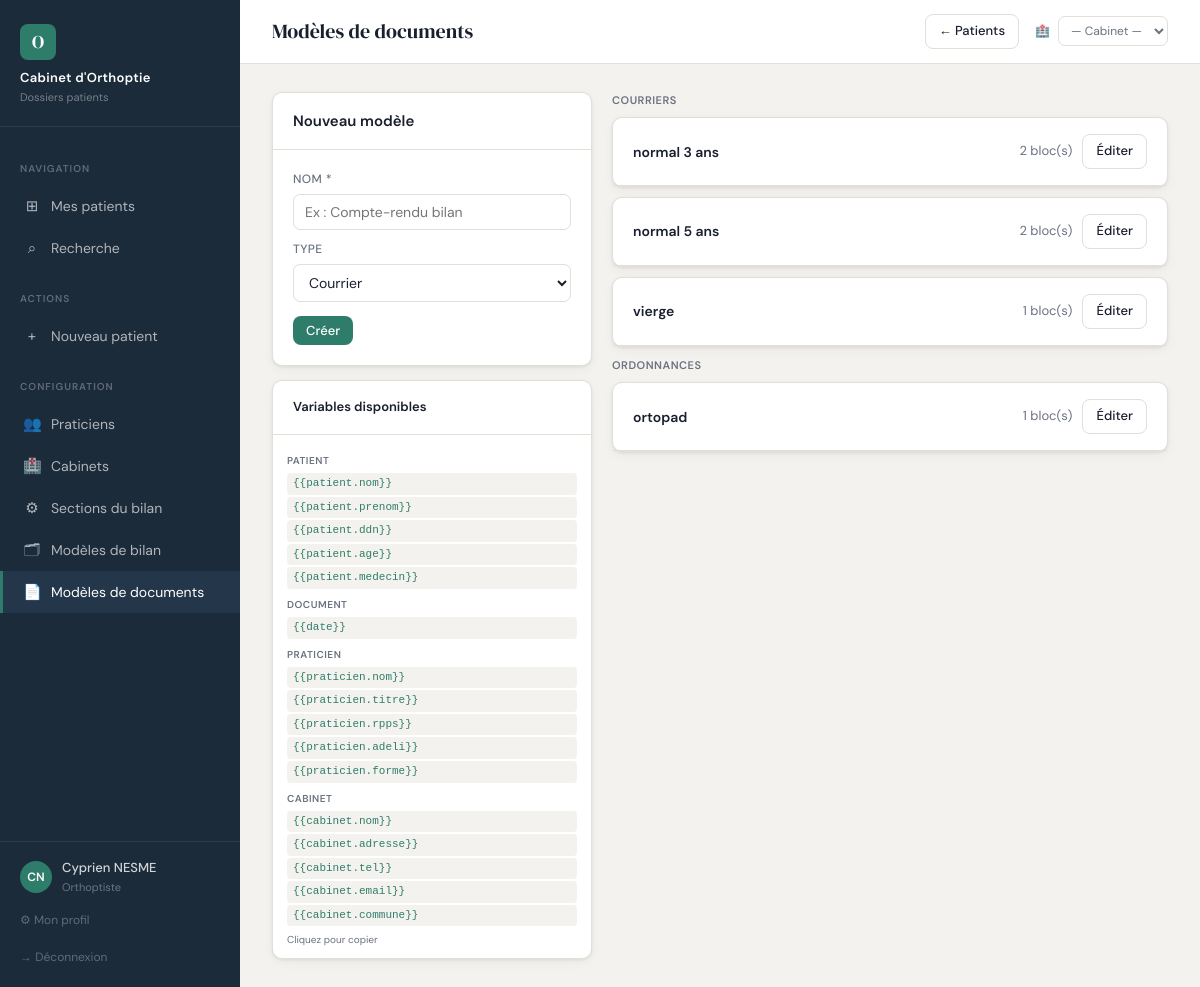
/admin/document-modeles (signed in), run on the app's committed database.
### app.py (models this page shows, shortened)
class Praticien(UserMixin, db.Model):
    __tablename__ = 'praticien'
    id            = db.Column(db.Integer, primary_key=True)
    nom           = db.Column(db.String(100), nullable=False)
    prenom        = db.Column(db.String(100), nullable=False)
    titre         = db.Column(db.String(50), default='Orthoptiste')
    email         = db.Column(db.String(200), unique=True)
    login         = db.Column(db.String(100), unique=True, nullable=False)
    password_hash = db.Column(db.String(200))
    rpps          = db.Column(db.String(11))   # N° RPPS national fixe
    couleur       = db.Column(db.String(7), default='#2E7D6B')  # couleur hex
    actif         = db.Column(db.Boolean, default=True)
    role          = db.Column(db.String(20), default='praticien')  # 'admin' ou 'praticien'
    created_at    = db.Column(db.DateTime, default=datetime.utcnow)
    @property
    def is_admin(self):
        return self.role == 'admin'

class DocumentModele(db.Model):
    __tablename__ = 'document_modele'
    id      = db.Column(db.Integer, primary_key=True)
    nom     = db.Column(db.String(100), nullable=False)
    type    = db.Column(db.String(20), nullable=False)
    actif   = db.Column(db.Boolean, default=True)
    created_at = db.Column(db.DateTime, default=datetime.utcnow)
    blocs   = db.relationship('DocumentBloc', backref='modele',
                               order_by='DocumentBloc.ordre',
                               cascade='all, delete-orphan')

### app.py (the view)
@app.route('/admin/document-modeles')
@login_required
@admin_required
def admin_document_modeles():
    modeles = DocumentModele.query.order_by(DocumentModele.type, DocumentModele.nom).all()
    sections, ordre = get_sections()
    return render_template('admin/document_modeles.html',
                           modeles=modeles, sections_dispo=sections, sections_ordre=ordre)

### app.py (called while the page is built)
def admin_required(f):
    from functools import wraps
    @wraps(f)
    def decorated(*args, **kwargs):
        if not current_user.is_authenticated or not current_user.is_admin:
            flash('Accès réservé aux administrateurs.', 'danger')
            return redirect(url_for('index'))
        return f(*args, **kwargs)
    return decorated

def get_current_cabinet():
    cab_id = session.get('cabinet_id')
    if cab_id:
        return Cabinet.query.get(cab_id)
    return None

def get_cabinets_praticien():
    if not current_user.is_authenticated:
        return []
    pcs = PraticienCabinet.query.filter_by(
        praticien_id=current_user.id).join(Cabinet).filter(Cabinet.actif==True).all()
    return [pc.cabinet for pc in pcs]

def get_sections():
    secs = SectionDef.query.filter_by(actif=True).order_by(SectionDef.ordre).all()
    return {s.type_key: s.to_dict() for s in secs}, [s.type_key for s in secs]

@login_manager.user_loader
def load_user(user_id): return Praticien.query.get(int(user_id))

@app.context_processor
def inject_cabinet():
    if current_user.is_authenticated:
        return {
            'cabinet_courant': get_current_cabinet(),
            'cabinets_dispo':  get_cabinets_praticien(),
        }
    return {'cabinet_courant': None, 'cabinets_dispo': []}

    def to_dict(self):
        return {'label': self.label,
                'obs_defaut': self.obs_defaut or '',
                'avec_observations': self.avec_observations if self.avec_observations is not None else True,
                'champs': [c.to_dict() for c in self.champs if c.actif]}

    def to_dict(self):
        d = {'name': self.name, 'label': self.label, 'type': self.type}
        if self.type == 'select':
            d['options'] = [o.valeur for o in self.options if o.actif]
        return d

### templates/admin/document_modeles.html (shortened to what this page needs)
{% extends "base.html" %}
{% block page_title %}Modèles de documents{% endblock %}
{% block topbar_actions %}
  <a href="{{ url_for('index') }}" class="btn btn-secondary btn-sm">← Patients</a>
{% endblock %}
{% block content %}
<div style="display:grid;grid-template-columns:320px 1fr;gap:20px;align-items:start;max-width:1000px;">
  <div>
    <div class="card">
      <div class="card-header"><h2>Nouveau modèle</h2></div>
      <div class="card-body">
        <form method="POST" action="{{ url_for('admin_document_modele_nouveau') }}">
          <div class="field-group" style="margin-bottom:10px;">
            <label class="field-label">Nom *</label>
            <input type="text" name="nom" placeholder="Ex : Compte-rendu bilan" required autofocus>
          </div>
          <div class="field-group" style="margin-bottom:14px;">
            <label class="field-label">Type</label>
            <select name="type">
              <option value="courrier">Courrier</option>
            </select>
          </div>
          <button type="submit" class="btn btn-primary btn-sm">Créer</button>
        </form>
      </div>
    </div>
    <div class="card" style="margin-top:14px;">
      <div class="card-header"><h2 style="font-size:13px;">Variables disponibles</h2></div>
      <div style="padding:10px 14px;font-size:12px;">
        {% for grp, vars in [
          ('Patient', ['{{patient.nom}}','{{patient.prenom}}','{{patient.ddn}}','{{patient.age}}','{{patient.medecin}}']),
          ('Document', ['{{date}}']),
          ('Praticien', ['{{praticien.nom}}','{{praticien.titre}}','{{praticien.rpps}}','{{praticien.adeli}}','{{praticien.forme}}']),
          ('Cabinet', ['{{cabinet.nom}}','{{cabinet.adresse}}','{{cabinet.tel}}','{{cabinet.email}}','{{cabinet.commune}}'])
        ] %}
        <div style="font-weight:600;color:var(--muted);font-size:10px;text-transform:uppercase;
                    letter-spacing:.5px;margin:8px 0 4px;">{{ grp }}</div>
        {% for v in vars %}
        <code style="display:block;background:var(--bg);padding:2px 6px;border-radius:4px;
                     margin-bottom:2px;font-size:11px;color:var(--accent);cursor:pointer;"
              onclick="navigator.clipboard.writeText('{{ v }}')">{{ v }}</code>
        {% endfor %}
        {% endfor %}
        <div style="font-size:10px;color:var(--muted);margin-top:6px;">Cliquez pour copier</div>
      </div>
    </div>
  </div>
  <div>
    {% for type_key, type_label in [('courrier','Courriers'),('ordonnance','Ordonnances')] %}
    {% set type_modeles = modeles | selectattr('type','equalto',type_key) | list %}
    {% if type_modeles %}
    <div style="font-size:11px;font-weight:600;color:var(--muted);text-transform:uppercase;
                letter-spacing:.5px;margin-bottom:8px;">{{ type_label }}</div>
    {% for m in type_modeles %}
    <div class="card" style="margin-bottom:10px;">
      <div class="card-header">
        <h2 style="font-size:14px;">{{ m.nom }}</h2>
        <span class="text-sm text-muted" style="margin-left:8px;">{{ m.blocs|length }} bloc(s)</span>
        <a href="{{ url_for('admin_document_modele_detail', modele_id=m.id) }}"
           class="btn btn-secondary btn-sm" style="margin-left:auto;">Éditer</a>
      </div>
    </div>
    {% endfor %}
    {% endif %}
    {% endfor %}
  </div>
</div>
{% endblock %}

### templates/base.html (shortened to what this page needs)
<!DOCTYPE html>
<html lang="fr">
<head>
</head>
<body>
{% if current_user.is_authenticated %}
<aside class="sidebar">
  <div class="sidebar-brand">
    <div class="logo-mark">O</div>
    <h1>Cabinet d'Orthoptie</h1>
    <p>Dossiers patients</p>
  </div>
  <nav class="sidebar-nav">
    <div class="nav-section"><span>Navigation</span></div>
    <a href="{{ url_for('index') }}"
       class="nav-item {% if request.endpoint == 'index' %}active{% endif %}">
      <span class="icon">⊞</span> Mes patients
    </a>
    <a href="{{ url_for('recherche') }}"
       class="nav-item {% if request.endpoint == 'recherche' %}active{% endif %}">
      <span class="icon">⌕</span> Recherche
    </a>
    <div class="nav-section"><span>Actions</span></div>
    <a href="{{ url_for('patient_nouveau') }}"
       class="nav-item {% if request.endpoint == 'patient_nouveau' %}active{% endif %}">
      <span class="icon">+</span> Nouveau patient
    </a>
    <div class="nav-section"><span>Configuration</span></div>
    {% if current_user.is_admin %}
    <a href="{{ url_for('admin_praticiens') }}"
       class="nav-item {% if request.endpoint and 'praticien' in request.endpoint and request.endpoint != 'profil' %}active{% endif %}">
      <span class="icon">👥</span> Praticiens
    </a>
    <a href="{{ url_for('admin_cabinets') }}"
       class="nav-item {% if request.endpoint and 'cabinet' in request.endpoint %}active{% endif %}">
      <span class="icon">🏥</span> Cabinets
    </a>
    <a href="{{ url_for('admin_sections') }}"
       class="nav-item {% if request.endpoint in ['admin_sections','admin_section_detail'] %}active{% endif %}">
      <span class="icon">⚙</span> Sections du bilan
    </a>
    <a href="{{ url_for('admin_modeles') }}"
       class="nav-item {% if request.endpoint and 'modele' in request.endpoint and 'document' not in request.endpoint %}active{% endif %}">
      <span class="icon">🗂</span> Modèles de bilan
    </a>
    <a href="/admin/document-modeles"
       class="nav-item {% if request.endpoint and 'document' in request.endpoint %}active{% endif %}">
      <span class="icon">📄</span> Modèles de documents
    </a>
    {% endif %}
  </nav>
  <div class="sidebar-footer">
    <div class="user-chip">
      <div class="user-avatar">
        {{ current_user.prenom[0] }}{{ current_user.nom[0] }}
      </div>
      <div>
        <div class="user-name">{{ current_user.prenom }} {{ current_user.nom }}</div>
        <div class="user-role">{{ current_user.titre }}</div>
      </div>
    </div>
    <a href="{{ url_for('profil') }}" class="logout-link">⚙ Mon profil</a>
    <a href="{{ url_for('logout') }}" class="logout-link">→ Déconnexion</a>
  </div>
</aside>
{% endif %}
<main class="main">
  <div class="topbar">
    <div class="topbar-title">{% block page_title %}{% endblock %}</div>
    <div class="topbar-actions">
      {% block topbar_actions %}{% endblock %}
      {% if current_user.is_authenticated and cabinets_dispo %}
      <form method="POST" action="{{ url_for('changer_cabinet') }}"
            style="display:flex;align-items:center;gap:8px;margin-left:8px;">
        <span style="font-size:12px;color:var(--muted);white-space:nowrap;">🏥</span>
        <select name="cabinet_id"
                onchange="this.form.submit()"
                style="font-size:12px;padding:5px 8px;border-radius:7px;
                       border:1px solid var(--border);background:var(--surface);
                       color:{% if cabinet_courant %}var(--accent){% else %}var(--muted){% endif %};
                       font-weight:{% if cabinet_courant %}500{% else %}400{% endif %};">
          <option value="">— Cabinet —</option>
        </select>
      </form>
      {% endif %}
    </div>
  </div>
  <div class="content">
    {% block content %}{% endblock %}
  </div>
</main>
</body>
</html>

### templates/base.html (style rules this page uses)
*, *::before, *::after { box-sizing: border-box; margin: 0; padding: 0; }
:root { --bg: #F4F2EE; --surface: #FFFFFF; --sidebar: #1C2B3A; --sidebar-hover: #243649; --accent: #2E7D6B; --accent-lt: #E6F2EF; --accent-dk: #1D5C4E; --text: #1A1F2E; --muted: #6B7280; --border: #E2DED8; --danger: #C0392B; --danger-lt: #FDECEA; --warn: #D97706; --warn-lt: #FEF3C7; --success: #2E7D6B; --radius: 10px; --shadow: 0 1px 3px rgba(0,0,0,.08), 0 4px 12px rgba(0,0,0,.04); --font: 'DM Sans', sans-serif; --font-serif:'DM Serif Display', serif; --sidebar-w: 240px; }
body { font-family: var(--font); background: var(--bg); color: var(--text); font-size: 15px; line-height: 1.6; min-height: 100vh; }
.sidebar { position: fixed; top: 0; left: 0; bottom: 0; width: var(--sidebar-w); background: var(--sidebar); display: flex; flex-direction: column; z-index: 100; }
.sidebar-brand { padding: 24px 20px 20px; border-bottom: 1px solid rgba(255,255,255,.08); }
.sidebar-brand .logo-mark { width: 36px; height: 36px; border-radius: 8px; background: var(--accent); display: flex; align-items: center; justify-content: center; font-family: var(--font-serif); color: #fff; font-size: 18px; font-weight: 400; margin-bottom: 10px; }
.sidebar-brand h1 { font-size: 13px; font-weight: 600; color: #fff; letter-spacing: .3px; line-height: 1.3; }
.sidebar-brand p { font-size: 11px; color: rgba(255,255,255,.4); margin-top: 2px; }
.sidebar-nav { flex: 1; padding: 12px 0; overflow-y: auto; }
.nav-section { padding: 16px 20px 6px; }
.nav-section span { font-size: 10px; font-weight: 600; letter-spacing: 1px; color: rgba(255,255,255,.3); text-transform: uppercase; }
.nav-item { display: flex; align-items: center; gap: 10px; padding: 9px 20px; color: rgba(255,255,255,.65); text-decoration: none; font-size: 14px; font-weight: 400; border-left: 3px solid transparent; transition: all .15s; }
.nav-item.active { background: var(--sidebar-hover); color: #fff; border-left-color: var(--accent); }
.nav-item .icon { width: 18px; text-align: center; font-size: 15px; flex-shrink: 0; }
.sidebar-footer { padding: 16px 20px; border-top: 1px solid rgba(255,255,255,.08); }
.user-chip { display: flex; align-items: center; gap: 10px; }
.user-avatar { width: 32px; height: 32px; border-radius: 50%; background: var(--accent); display: flex; align-items: center; justify-content: center; font-size: 12px; font-weight: 600; color: #fff; flex-shrink: 0; }
.user-name { font-size: 13px; color: rgba(255,255,255,.8); font-weight: 500; }
.user-role { font-size: 11px; color: rgba(255,255,255,.35); }
.logout-link { display: block; margin-top: 10px; font-size: 12px; color: rgba(255,255,255,.3); text-decoration: none; padding: 4px 0; }
.main { margin-left: var(--sidebar-w); min-height: 100vh; display: flex; flex-direction: column; }
.topbar { background: var(--surface); border-bottom: 1px solid var(--border); padding: 14px 32px; display: flex; align-items: center; gap: 16px; position: sticky; top: 0; z-index: 50; }
.topbar-title { font-family: var(--font-serif); font-size: 20px; color: var(--text); flex: 1; }
.topbar-actions { display: flex; gap: 8px; align-items: center; }
.content { padding: 28px 32px; flex: 1; }
.card { background: var(--surface); border: 1px solid var(--border); border-radius: var(--radius); box-shadow: var(--shadow); }
.card-header { padding: 16px 20px; border-bottom: 1px solid var(--border); display: flex; align-items: center; gap: 10px; }
.card-header h2 { font-size: 15px; font-weight: 600; flex: 1; }
.card-body { padding: 20px; }
.field-group { display: flex; flex-direction: column; gap: 5px; }
.field-label { font-size: 12px; font-weight: 500; color: var(--muted); text-transform: uppercase; letter-spacing: .4px; }
input, select, textarea { width: 100%; font-family: var(--font); font-size: 14px; color: var(--text); background: var(--surface); border: 1px solid var(--border); border-radius: 7px; padding: 8px 11px; transition: border-color .15s, box-shadow .15s; outline: none; }
.btn { display: inline-flex; align-items: center; gap: 6px; padding: 9px 18px; border-radius: 8px; font-family: var(--font); font-size: 14px; font-weight: 500; cursor: pointer; border: none; text-decoration: none; transition: all .15s; }
.btn-primary { background: var(--accent); color: #fff; }
.btn-secondary { background: var(--surface); color: var(--text); border: 1px solid var(--border); }
.btn-sm { padding: 6px 13px; font-size: 13px; }
.text-muted { color: var(--muted); }
.text-sm { font-size: 13px; }

### data on the page
Praticien: prenom "C", nom "N", prenom "Cyprien", nom "NESME", titre "Orthoptiste"
DocumentModele: nom "normal 3 ans", blocs|length "2"
DocumentModele: nom "normal 5 ans", blocs|length "2"
DocumentModele: nom "vierge", blocs|length "1"
DocumentModele: nom "ortopad", blocs|length "1"

### other printed values
{{ grp }} "PATIENT" "DOCUMENT" "PRATICIEN" "CABINET"
{{ v }} "{{patient.nom}}" "{{patient.prenom}}" "{{patient.ddn}}" "{{patient.age}}" "{{patient.medecin}}" "{{date}}" "{{praticien.nom}}" "{{praticien.titre}}" "{{praticien.rpps}}" "{{praticien.adeli}}" "{{praticien.forme}}" "{{cabinet.nom}}" "{{cabinet.adresse}}" "{{cabinet.tel}}" "{{cabinet.email}}" "{{cabinet.commune}}"
{{ type_label }} "COURRIERS" "ORDONNANCES"
